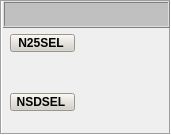
   <widget class="QFrame" name="DatosDelCombust_2">
    <property name="geometry">
     <rect>
      <x>472</x>
      <y>2</y>
      <width>171</width>
      <height>135</height>
     </rect>
    </property>
    <property name="styleSheet">
     <string notr="true">background-color: none;</string>
    </property>
    <property name="frameShape">
     <enum>QFrame::Box</enum>
    </property>
    <property name="frameShadow">
     <enum>QFrame::Sunken</enum>
    </property>
    <widget class="QFrame" name="frame_19">
     <property name="geometry">
      <rect>
       <x>3</x>
       <y>1</y>
       <width>167</width>
       <height>27</height>
      </rect>
     </property>
     <property name="minimumSize">
      <size>
       <width>167</width>
       <height>27</height>
      </size>
     </property>
     <property name="maximumSize">
      <size>
       <width>167</width>
       <height>27</height>
      </size>
     </property>
     <property name="styleSheet">
      <string notr="true">background-color: rgb(192, 192, 192);</string>
     </property>
     <property name="frameShape">
      <enum>QFrame::Box</enum>
     </property>
     <property name="frameShadow">
      <enum>QFrame::Raised</enum>
     </property>
     <layout class="QGridLayout" name="gridLayout_25">
      <item row="0" column="0">
       <widget class="AUpTextLabel" name="leGEN_AVR_48">
        <property name="minimumSize">
         <size>
          <width>137</width>
          <height>9</height>
         </size>
        </property>
        <property name="maximumSize">
         <size>
          <width>137</width>
          <height>9</height>
         </size>
        </property>
        <property name="LabelText" stdset="0">
         <string>DATOS DE VELOCIDAD</string>
        </property>
        <property name="Font">
         <font>
          <pointsize>9</pointsize>
          <weight>75</weight>
          <bold>true</bold>
         </font>
        </property>
       </widget>
      </item>
     </layout>
    </widget>
    <widget class="AUpTextLabel" name="leVelN25R">
     <property name="geometry">
      <rect>
       <x>82</x>
       <y>58</y>
       <width>37</width>
       <height>13</height>
      </rect>
     </property>
     <property name="minimumSize">
      <size>
       <width>37</width>
       <height>13</height>
      </size>
     </property>
     <property name="maximumSize">
      <size>
       <width>37</width>
       <height>13</height>
      </size>
     </property>
     <property name="layoutDirection">
      <enum>Qt::RightToLeft</enum>
     </property>
     <property name="isUpdateable" stdset="0">
      <bool>true</bool>
     </property>
     <property name="Font">
      <font>
       <pointsize>9</pointsize>
       <weight>75</weight>
       <bold>true</bold>
      </font>
     </property>
    </widget>
    <widget class="AUpTextLabel" name="leGEN_AVR_51">
     <property name="geometry">
      <rect>
       <x>126</x>
       <y>58</y>
       <width>43</width>
       <height>13</height>
      </rect>
     </property>
     <property name="minimumSize">
      <size>
       <width>43</width>
       <height>13</height>
      </size>
     </property>
     <property name="maximumSize">
      <size>
       <width>43</width>
       <height>13</height>
      </size>
     </property>
     <property name="layoutDirection">
      <enum>Qt::LeftToRight</enum>
     </property>
     <property name="LabelText" stdset="0">
      <string>RPM</string>
     </property>
     <property name="Font">
      <font>
       <pointsize>9</pointsize>
       <weight>75</weight>
       <bold>true</bold>
      </font>
     </property>
    </widget>
    <widget class="AUpTextLabel" name="leGEN_AVR_52">
     <property name="geometry">
      <rect>
       <x>17</x>
       <y>58</y>
       <width>65</width>
       <height>13</height>
      </rect>
     </property>
     <property name="minimumSize">
      <size>
       <width>65</width>
       <height>13</height>
      </size>
     </property>
     <property name="maximumSize">
      <size>
       <width>65</width>
       <height>13</height>
      </size>
     </property>
     <property name="layoutDirection">
      <enum>Qt::RightToLeft</enum>
     </property>
     <property name="LabelText" stdset="0">
      <string>N25REF</string>
     </property>
     <property name="FrameShape">
      <enum>QFrame::NoFrame</enum>
     </property>
     <property name="FrameShadow">
      <enum>QFrame::Plain</enum>
     </property>
     <property name="Font">
      <font>
       <pointsize>9</pointsize>
       <weight>75</weight>
       <bold>true</bold>
      </font>
     </property>
    </widget>
    <widget class="AUpTextLabel" name="leVelN25S">
     <property name="geometry">
      <rect>
       <x>82</x>
       <y>38</y>
       <width>37</width>
       <height>13</height>
      </rect>
     </property>
     <property name="minimumSize">
      <size>
       <width>37</width>
       <height>13</height>
      </size>
     </property>
     <property name="maximumSize">
      <size>
       <width>37</width>
       <height>13</height>
      </size>
     </property>
     <property name="layoutDirection">
      <enum>Qt::RightToLeft</enum>
     </property>
     <property name="isUpdateable" stdset="0">
      <bool>true</bool>
     </property>
     <property name="Font">
      <font>
       <pointsize>9</pointsize>
       <weight>75</weight>
       <bold>true</bold>
      </font>
     </property>
    </widget>
    <widget class="AUpTextLabel" name="leGEN_AVR_54">
     <property name="geometry">
      <rect>
       <x>126</x>
       <y>38</y>
       <width>43</width>
       <height>13</height>
      </rect>
     </property>
     <property name="minimumSize">
      <size>
       <width>43</width>
       <height>13</height>
      </size>
     </property>
     <property name="maximumSize">
      <size>
       <width>43</width>
       <height>13</height>
      </size>
     </property>
     <property name="layoutDirection">
      <enum>Qt::LeftToRight</enum>
     </property>
     <property name="LabelText" stdset="0">
      <string>RPM</string>
     </property>
     <property name="Font">
      <font>
       <pointsize>9</pointsize>
       <weight>75</weight>
       <bold>true</bold>
      </font>
     </property>
    </widget>
    <widget class="AUpTextLabel" name="leVelAcel">
     <property name="geometry">
      <rect>
       <x>82</x>
       <y>76</y>
       <width>37</width>
       <height>13</height>
      </rect>
     </property>
     <property name="minimumSize">
      <size>
       <width>37</width>
       <height>13</height>
      </size>
     </property>
     <property name="maximumSize">
      <size>
       <width>37</width>
       <height>13</height>
      </size>
     </property>
     <property name="layoutDirection">
      <enum>Qt::RightToLeft</enum>
     </property>
     <property name="isUpdateable" stdset="0">
      <bool>true</bool>
     </property>
     <property name="Font">
      <font>
       <pointsize>9</pointsize>
       <weight>75</weight>
       <bold>true</bold>
      </font>
     </property>
    </widget>
    <widget class="AUpTextLabel" name="leGEN_AVR_55">
     <property name="geometry">
      <rect>
       <x>126</x>
       <y>76</y>
       <width>43</width>
       <height>13</height>
      </rect>
     </property>
     <property name="minimumSize">
      <size>
       <width>43</width>
       <height>13</height>
      </size>
     </property>
     <property name="maximumSize">
      <size>
       <width>43</width>
       <height>13</height>
      </size>
     </property>
     <property name="layoutDirection">
      <enum>Qt::LeftToRight</enum>
     </property>
     <property name="LabelText" stdset="0">
      <string>RPM</string>
     </property>
     <property name="Font">
      <font>
       <pointsize>9</pointsize>
       <weight>75</weight>
       <bold>true</bold>
      </font>
     </property>
    </widget>
    <widget class="AUpTextLabel" name="leGEN_AVR_56">
     <property name="geometry">
      <rect>
       <x>17</x>
       <y>76</y>
       <width>65</width>
       <height>13</height>
      </rect>
     </property>
     <property name="minimumSize">
      <size>
       <width>65</width>
       <height>13</height>
      </size>
     </property>
     <property name="maximumSize">
      <size>
       <width>65</width>
       <height>13</height>
      </size>
     </property>
     <property name="layoutDirection">
      <enum>Qt::RightToLeft</enum>
     </property>
     <property name="LabelText" stdset="0">
      <string>ACELERADOR</string>
     </property>
     <property name="FrameShape">
      <enum>QFrame::NoFrame</enum>
     </property>
     <property name="FrameShadow">
      <enum>QFrame::Plain</enum>
     </property>
     <property name="Font">
      <font>
       <pointsize>9</pointsize>
       <weight>75</weight>
       <bold>true</bold>
      </font>
     </property>
    </widget>
    <widget class="AUpTextLabel" name="leVelNSDS">
     <property name="geometry">
      <rect>
       <x>82</x>
       <y>96</y>
       <width>37</width>
       <height>13</height>
      </rect>
     </property>
     <property name="minimumSize">
      <size>
       <width>37</width>
       <height>13</height>
      </size>
     </property>
     <property name="maximumSize">
      <size>
       <width>37</width>
       <height>13</height>
      </size>
     </property>
     <property name="layoutDirection">
      <enum>Qt::RightToLeft</enum>
     </property>
     <property name="isUpdateable" stdset="0">
      <bool>true</bool>
     </property>
     <property name="Font">
      <font>
       <pointsize>9</pointsize>
       <weight>75</weight>
       <bold>true</bold>
      </font>
     </property>
    </widget>
    <widget class="AUpTextLabel" name="leGEN_AVR_58">
     <property name="geometry">
      <rect>
       <x>126</x>
       <y>96</y>
       <width>43</width>
       <height>13</height>
      </rect>
     </property>
     <property name="minimumSize">
      <size>
       <width>43</width>
       <height>13</height>
      </size>
     </property>
     <property name="maximumSize">
      <size>
       <width>43</width>
       <height>13</height>
      </size>
     </property>
     <property name="layoutDirection">
      <enum>Qt::LeftToRight</enum>
     </property>
     <property name="LabelText" stdset="0">
      <string>RPM</string>
     </property>
     <property name="Font">
      <font>
       <pointsize>9</pointsize>
       <weight>75</weight>
       <bold>true</bold>
      </font>
     </property>
    </widget>
    <widget class="AUpTextLabel" name="leVelNSDD">
     <property name="geometry">
      <rect>
       <x>82</x>
       <y>118</y>
       <width>37</width>
       <height>13</height>
      </rect>
     </property>
     <property name="minimumSize">
      <size>
       <width>37</width>
       <height>13</height>
      </size>
     </property>
     <property name="maximumSize">
      <size>
       <width>37</width>
       <height>13</height>
      </size>
     </property>
     <property name="layoutDirection">
      <enum>Qt::RightToLeft</enum>
     </property>
     <property name="isUpdateable" stdset="0">
      <bool>true</bool>
     </property>
     <property name="Font">
      <font>
       <pointsize>9</pointsize>
       <weight>75</weight>
       <bold>true</bold>
      </font>
     </property>
    </widget>
    <widget class="AUpTextLabel" name="leGEN_AVR_59">
     <property name="geometry">
      <rect>
       <x>126</x>
       <y>118</y>
       <width>43</width>
       <height>13</height>
      </rect>
     </property>
     <property name="minimumSize">
      <size>
       <width>43</width>
       <height>13</height>
      </size>
     </property>
     <property name="maximumSize">
      <size>
       <width>43</width>
       <height>13</height>
      </size>
     </property>
     <property name="layoutDirection">
      <enum>Qt::LeftToRight</enum>
     </property>
     <property name="LabelText" stdset="0">
      <string>RPM</string>
     </property>
     <property name="Font">
      <font>
       <pointsize>9</pointsize>
       <weight>75</weight>
       <bold>true</bold>
      </font>
     </property>
    </widget>
    <widget class="AUpTextLabel" name="leGEN_AVR_60">
     <property name="geometry">
      <rect>
       <x>17</x>
       <y>118</y>
       <width>65</width>
       <height>13</height>
      </rect>
     </property>
     <property name="minimumSize">
      <size>
       <width>65</width>
       <height>13</height>
      </size>
     </property>
     <property name="maximumSize">
      <size>
       <width>65</width>
       <height>13</height>
      </size>
     </property>
     <property name="layoutDirection">
      <enum>Qt::RightToLeft</enum>
     </property>
     <property name="LabelText" stdset="0">
      <string>NSDDMD</string>
     </property>
     <property name="Font">
      <font>
       <pointsize>9</pointsize>
       <weight>75</weight>
       <bold>true</bold>
      </font>
     </property>
    </widget>
    <widget class="QPushButton" name="btnGEN_N25">
     <property name="geometry">
      <rect>
       <x>10</x>
       <y>34</y>
       <width>65</width>
       <height>18</height>
      </rect>
     </property>
     <property name="font">
      <font>
       <pointsize>9</pointsize>
       <weight>75</weight>
       <bold>true</bold>
      </font>
     </property>
     <property name="layoutDirection">
      <enum>Qt::RightToLeft</enum>
     </property>
     <property name="styleSheet">
      <string notr="true">background-color: rgb(212, 208, 200);</string>
     </property>
     <property name="text">
      <string>N25SEL </string>
     </property>
    </widget>
    <widget class="QPushButton" name="btn_GEN_AVR">
     <property name="geometry">
      <rect>
       <x>10</x>
       <y>93</y>
       <width>65</width>
       <height>18</height>
      </rect>
     </property>
     <property name="font">
      <font>
       <pointsize>9</pointsize>
       <weight>75</weight>
       <bold>true</bold>
      </font>
     </property>
     <property name="layoutDirection">
      <enum>Qt::RightToLeft</enum>
     </property>
     <property name="styleSheet">
      <string notr="true">background-color: rgb(212, 208, 200);</string>
     </property>
     <property name="text">
      <string>NSDSEL </string>
     </property>
    </widget>
   </widget>
